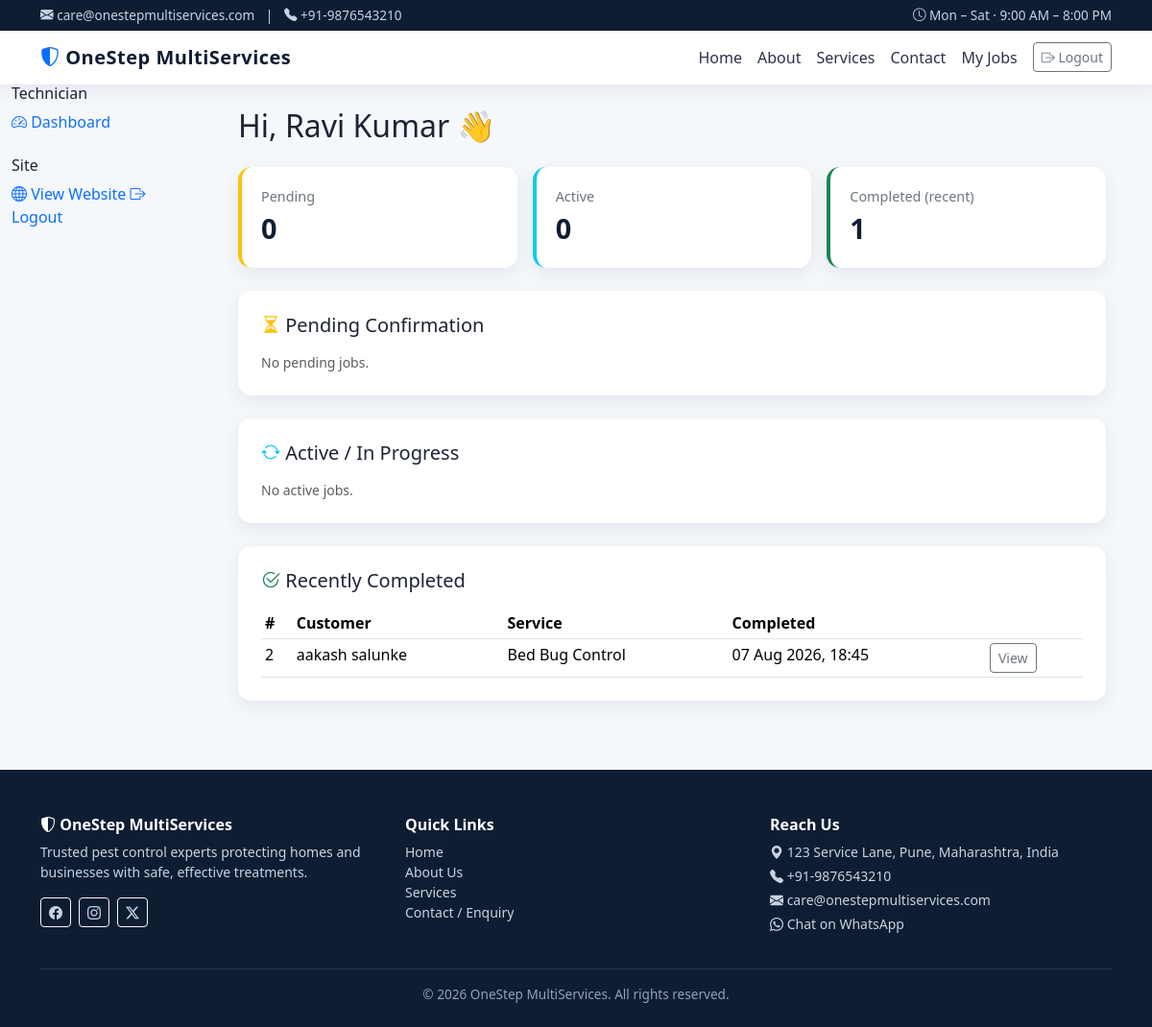
/technician/ (signed in), run on the app's committed database.
### models.py (models this page shows, shortened)
class User(UserMixin, db.Model):
    __tablename__ = "users"
    id = db.Column(db.Integer, primary_key=True)
    name = db.Column(db.String(120), nullable=False)
    email = db.Column(db.String(180), unique=True, nullable=False, index=True)
    phone = db.Column(db.String(32))
    password_hash = db.Column(db.String(255), nullable=False)
    role = db.Column(db.String(20), nullable=False, default="TECHNICIAN")  # ADMIN / TECHNICIAN
    is_active = db.Column(db.Boolean, default=True)
    created_at = db.Column(db.DateTime, default=datetime.utcnow)
    notifications = db.relationship("Notification", backref="user", lazy=True)
    bookings = db.relationship("Booking", backref="technician", lazy=True)
    @property
    def is_admin(self):
        return self.role == "ADMIN"
    @property
    def is_technician(self):
        return self.role == "TECHNICIAN"

class Booking(db.Model):
    __tablename__ = "bookings"
    id = db.Column(db.Integer, primary_key=True)
    customer_id = db.Column(db.Integer, db.ForeignKey("customers.id"), nullable=False)
    service_id = db.Column(db.Integer, db.ForeignKey("services.id"), nullable=False)
    lead_id = db.Column(db.Integer, db.ForeignKey("leads.id"))
    technician_id = db.Column(db.Integer, db.ForeignKey("users.id"))
    booking_date = db.Column(db.Date, nullable=False)
    booking_time = db.Column(db.String(20))  # HH:MM
    address = db.Column(db.String(255))
    notes = db.Column(db.Text)
    status = db.Column(db.String(20), default="Pending")  # Pending/Confirmed/Assigned/In Progress/Completed/Cancelled
    completed_at = db.Column(db.DateTime)
    created_at = db.Column(db.DateTime, default=datetime.utcnow, index=True)
    feedback = db.relationship("Feedback", backref="booking", uselist=False, lazy=True)

class Customer(db.Model):
    __tablename__ = "customers"
    id = db.Column(db.Integer, primary_key=True)
    name = db.Column(db.String(120), nullable=False)
    phone = db.Column(db.String(32), nullable=False, index=True)
    email = db.Column(db.String(180), index=True)
    address = db.Column(db.String(255))
    city = db.Column(db.String(80))
    created_at = db.Column(db.DateTime, default=datetime.utcnow)
    leads = db.relationship("Lead", backref="customer", lazy=True)
    bookings = db.relationship("Booking", backref="customer", lazy=True)
    feedback = db.relationship("Feedback", backref="customer", lazy=True)

class Service(db.Model):
    __tablename__ = "services"
    id = db.Column(db.Integer, primary_key=True)
    name = db.Column(db.String(120), nullable=False, unique=True)
    slug = db.Column(db.String(120), unique=True, index=True)
    short_description = db.Column(db.String(255))
    description = db.Column(db.Text)
    benefits = db.Column(db.Text)
    process = db.Column(db.Text)
    faq = db.Column(db.Text)  # JSON-encoded Q&A list
    image = db.Column(db.String(255))  # static/images/<file>
    icon = db.Column(db.String(80))  # bootstrap-icons class e.g. bi-bug
    status = db.Column(db.String(20), default="ACTIVE")  # ACTIVE / INACTIVE
    created_at = db.Column(db.DateTime, default=datetime.utcnow)
    leads = db.relationship("Lead", backref="service", lazy=True)
    bookings = db.relationship("Booking", backref="service", lazy=True)

### blueprints/technician.py (the view)
    @login_required
    def wrapped(*a, **kw):
        if not current_user.is_technician:
            abort(403)
        return view(*a, **kw)

### blueprints/technician.py (called while the page is built)
def _tech_required(view):
    @login_required
    def wrapped(*a, **kw):
        if not current_user.is_technician:
            abort(403)
        return view(*a, **kw)
    wrapped.__name__ = view.__name__
    return wrapped

@bp.route("/")
@_tech_required
def dashboard():
    tech_id = current_user.id
    active = Booking.query.filter(
        Booking.technician_id == tech_id,
        Booking.status.in_(["Assigned", "In Progress"]),
    ).order_by(Booking.booking_date.asc()).all()
    completed = Booking.query.filter_by(technician_id=tech_id, status="Completed") \
        .order_by(Booking.completed_at.desc()).limit(10).all()
    pending = Booking.query.filter_by(technician_id=tech_id, status="Pending") \
        .order_by(Booking.booking_date.asc()).all()
    return render_template(
        "technician/dashboard.html",
        active=active, completed=completed, pending=pending,
    )

### app/templates/technician/dashboard.html
{% extends "technician/_layout.html" %}
{% block tech_content %}
<h2 class="mb-4">Hi, {{ current_user.name }} 👋</h2>
<div class="row g-3 mb-4">
  <div class="col-md-4">
    <div class="os-stat-card warning"><div class="label">Pending</div><div class="value">{{ pending|length }}</div></div>
  </div>
  <div class="col-md-4">
    <div class="os-stat-card info"><div class="label">Active</div><div class="value">{{ active|length }}</div></div>
  </div>
  <div class="col-md-4">
    <div class="os-stat-card success"><div class="label">Completed (recent)</div><div class="value">{{ completed|length }}</div></div>
  </div>
</div>
<div class="os-card p-4 mb-4">
  <h5 class="mb-3"><i class="bi bi-hourglass-split text-warning"></i> Pending Confirmation</h5>
  {% if pending %}
  <table class="table table-sm mb-0">
    <thead><tr><th>#</th><th>Customer</th><th>Service</th><th>Date</th><th></th></tr></thead>
    <tbody>
      {% for b in pending %}
      <tr>
        <td>{{ b.id }}</td>
        <td>{{ b.customer.name }}</td>
        <td>{{ b.service.name }}</td>
        <td>{{ b.booking_date.strftime('%d %b %Y') }} {{ b.booking_time or '' }}</td>
        <td><a href="{{ url_for('technician.job_detail', booking_id=b.id) }}" class="btn btn-sm btn-outline-primary">Open</a></td>
      </tr>
      {% endfor %}
    </tbody>
  </table>
  {% else %}
    <p class="text-muted small mb-0">No pending jobs.</p>
  {% endif %}
</div>
<div class="os-card p-4 mb-4">
  <h5 class="mb-3"><i class="bi bi-arrow-repeat text-info"></i> Active / In Progress</h5>
  {% if active %}
  <table class="table table-sm mb-0">
    <thead><tr><th>#</th><th>Customer</th><th>Service</th><th>Date</th><th>Status</th><th></th></tr></thead>
    <tbody>
      {% for b in active %}
      <tr>
        <td>{{ b.id }}</td>
        <td>{{ b.customer.name }}</td>
        <td>{{ b.service.name }}</td>
        <td>{{ b.booking_date.strftime('%d %b %Y') }} {{ b.booking_time or '' }}</td>
        <td><span class="pill {{ b.status|lower|replace(' ', '') }}">{{ b.status }}</span></td>
        <td><a href="{{ url_for('technician.job_detail', booking_id=b.id) }}" class="btn btn-sm btn-outline-primary">Open</a></td>
      </tr>
      {% endfor %}
    </tbody>
  </table>
  {% else %}
    <p class="text-muted small mb-0">No active jobs.</p>
  {% endif %}
</div>
<div class="os-card p-4">
  <h5 class="mb-3"><i class="bi bi-check2-circle text-success"></i> Recently Completed</h5>
  {% if completed %}
  <table class="table table-sm mb-0">
    <thead><tr><th>#</th><th>Customer</th><th>Service</th><th>Completed</th><th></th></tr></thead>
    <tbody>
      {% for b in completed %}
      <tr>
        <td>{{ b.id }}</td>
        <td>{{ b.customer.name }}</td>
        <td>{{ b.service.name }}</td>
        <td>{{ b.completed_at.strftime('%d %b %Y, %H:%M') }}</td>
        <td><a href="{{ url_for('technician.job_detail', booking_id=b.id) }}" class="btn btn-sm btn-outline-secondary">View</a></td>
      </tr>
      {% endfor %}
    </tbody>
  </table>
  {% else %}
    <p class="text-muted small mb-0">No completed jobs yet.</p>
  {% endif %}
</div>
{% endblock %}

### app/static/css/style.css (style rules this page uses)
:root { --os-primary: #0d6efd; --os-primary-dark: #0a58ca; --os-accent: #20c997; --os-dark: #0f1d33; --os-muted: #6c757d; --os-bg: #f5f8fb; --os-card-shadow: 0 6px 18px rgba(15, 29, 51, 0.08); --os-radius: 14px; }
body { background: var(--os-bg); font-family: 'Segoe UI', Roboto, system-ui, -apple-system, sans-serif; color: #1c2434; }
a { text-decoration: none; }
.os-card { background: #fff; border-radius: var(--os-radius); box-shadow: var(--os-card-shadow); border: 0; transition: transform .2s ease, box-shadow .2s ease; }
.os-stat-card { border-left: 4px solid var(--os-primary); background: #fff; border-radius: var(--os-radius); padding: 1.25rem; box-shadow: var(--os-card-shadow); }
.os-stat-card .label { color: var(--os-muted); font-size: .9rem; }
.os-stat-card .value { font-size: 1.8rem; font-weight: 700; color: var(--os-dark); }
.os-stat-card.warning { border-left-color: #ffc107; }
.os-stat-card.success { border-left-color: #198754; }
.os-stat-card.info { border-left-color: #0dcaf0; }

### data on the page
User: name "Ravi Kumar"
Booking: id "2", customer.name "aakash salunke", service.name "Bed Bug Control", completed_at "07 Aug 2026, 18:45"

### other printed values
{{ business_email }} "care@onestepmultiservices.com"
{{ business_phone }} "+91-9876543210"
{{ business_name }} "OneStep MultiServices"
{{ pending|length }} "0"
{{ active|length }} "0"
{{ completed|length }} "1"
{{ business_address }} "123 Service Lane, Pune, Maharashtra, India"
